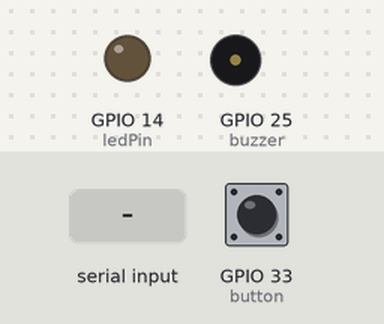
A sketch run on a simulated ESP32. Parts: output pins drawn as LEDs (lit = HIGH), buzzer (waves = sounding, pin HIGH). Dashed ring = blinking. Inputs (shaded band) come from the test bench; at power-on: GPIO 33 (button) LOW. Nothing arrives over Bluetooth unless stated.

Above: at 1.2 s.
1.3 s: "1" received over the second serial link
At 2.4 s:
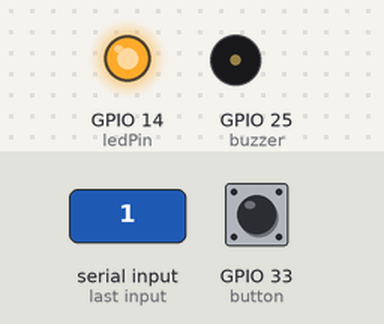
4.3 s: GPIO 33 (button) pulled HIGH for 3.2 s
At 6.65 s:
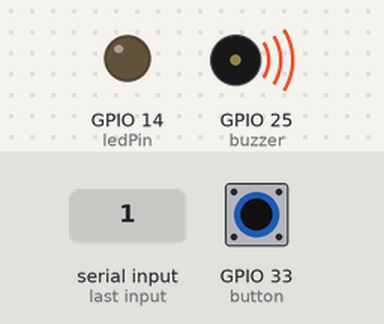
9.0 s: "0" received over the second serial link
At 9.4 s:
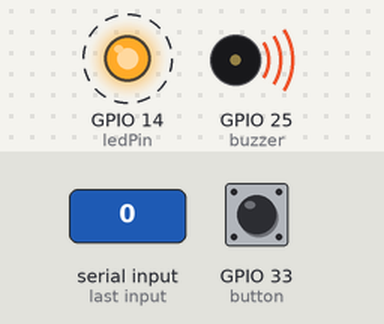
Timing chart, 0 to 15.3 s (numbered marks = the images above; inputs shaded):
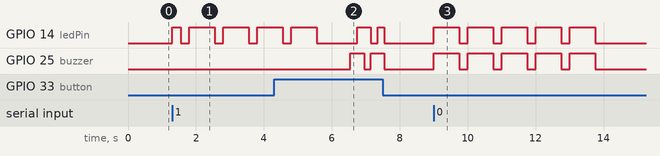

Measured:
- after the input at 1.3 s, GPIO 14 (ledPin): LOW → HIGH at once, then repeats every 1.0 s: LOW 0.25 s, HIGH 0.75 s
- after the input at 4.3 s, GPIO 25 (buzzer): alternates HIGH for 0.40 s and LOW for 0.20 s, 4 changes in all, then stays LOW, starting after 2.3 s
- after the input at 9.0 s, GPIO 14 (ledPin), GPIO 25 (buzzer): alternates HIGH for 0.75 s and LOW for 0.25 s, 10 changes in all, then stays LOW, starting at once

The sketch:

MorseEncoder.ino
```cpp
#include "BluetoothSerial.h"
#include <NimBLEDevice.h>

BluetoothSerial serialBT;
const int ledPin = 14;
const int buzzer = 25;
const int button = 33;
int mode = 1;
const int timeUnit = 250;
char symbol;
int flash;
struct MorseMapping
{
  const char* code;
  char symbol;
};

MorseMapping morseTable[] =
{
  {".-", 'A'},   {"-...", 'B'}, {"-.-.", 'C'}, {"-..", 'D'},
  {".", 'E'},    {"..-.", 'F'}, {"--.", 'G'},  {"....", 'H'},
  {"..", 'I'},   {".---", 'J'}, {"-.-", 'K'},  {".-..", 'L'},
  {"--", 'M'},   {"-.", 'N'},   {"---", 'O'},  {".--.", 'P'},
  {"--.-", 'Q'}, {".-.", 'R'},  {"...", 'S'},  {"-", 'T'},
  {"..-", 'U'},  {"...-", 'V'}, {".--", 'W'},  {"-..-", 'X'},
  {"-.--", 'Y'}, {"--..", 'Z'},
  {"-----", '0'}, {".----", '1'}, {"..---", '2'}, {"...--", '3'},
  {"....-", '4'}, {".....", '5'}, {"-....", '6'}, {"--...", '7'},
  {"---..", '8'}, {"----.", '9'}
};

void setup()
{
  serialBT.begin("Esp32");

  pinMode(ledPin, OUTPUT);
  pinMode(buzzer, OUTPUT);
  pinMode(button, INPUT);
}

void loop()
{
  int buttonState = digitalRead(button);

  if (buttonState == HIGH)
  {
    mode += 1;
    if (mode > 3)mode = 1;
    if (mode == 1)
    {
      digitalWrite(ledPin, HIGH);
      delay(200);
      digitalWrite(ledPin, LOW);
    }
    if (mode == 2)
    {
      digitalWrite(buzzer, HIGH);
      delay(200);
      digitalWrite(buzzer, LOW);
    }
    if (mode == 3)
    {
      digitalWrite(ledPin, HIGH);
      digitalWrite(buzzer, HIGH);
      delay(200);
      digitalWrite(ledPin, LOW);
      digitalWrite(buzzer, LOW);
    }
  }


  if (serialBT.available())
  {
    symbol = serialBT.read();
  }

  if(symbol == ' ')
  {
    delay(timeUnit * 4);
  }

  symbol = toupper(symbol);

  for(int i = 0; i <= 35; i++)
  {
    if(symbol == morseTable[i].symbol)
    {
      for(int k = 0; morseTable[i].code[k] != '\0'; k++)
      {
        if(morseTable[i].code[k] == '.')flash = timeUnit;
        if(morseTable[i].code[k] == '-')flash = timeUnit * 3;
        if (mode == 1)
        {
          digitalWrite(ledPin, HIGH);
          delay(flash);
          digitalWrite(ledPin, LOW);
          delay(timeUnit);
        }
        if (mode == 2)
        {
          digitalWrite(buzzer, HIGH);
          delay(flash);
          digitalWrite(buzzer, LOW);
          delay(timeUnit);
        }
        if (mode == 3)
        {
          digitalWrite(ledPin, HIGH);
          digitalWrite(buzzer, HIGH);
          delay(flash);
          digitalWrite(ledPin, LOW);
          digitalWrite(buzzer, LOW);
          delay(timeUnit);
        }
      }
      delay(timeUnit * 3);
    }
  }
  symbol = '\0';
}
```
